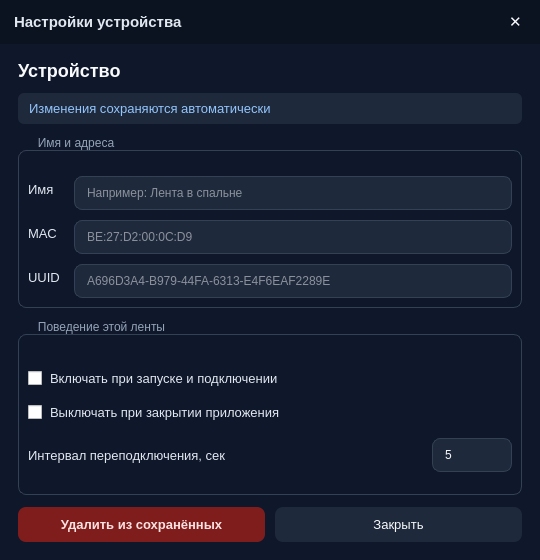
<?xml version="1.0" encoding="UTF-8"?>
<ui version="4.0">
 <class>DeviceSettingsWindow</class>
 <widget class="QDialog" name="DeviceSettingsWindow">
  <property name="geometry"><rect><x>0</x><y>0</y><width>540</width><height>560</height></rect></property>
  <property name="windowTitle"><string>Настройки устройства</string></property>
  <property name="styleSheet">
   <string notr="true">
QDialog, QWidget#contentWidget { background-color: #0F172A; }
QWidget#titleBar { background-color: #0B1220; }
QLabel { color: #E2E8F0; font-size: 13px; }
QLabel#titleLabel { font-size: 15px; font-weight: bold; }
QLabel#TitleName { font-size: 18px; font-weight: bold; color: #F8FAFC; }
QLabel#StatusLabel { color: #93C5FD; background-color: #1E293B; border-radius: 6px; padding: 8px; }
QPushButton { background-color: #1E293B; color: #F8FAFC; border: none; border-radius: 8px; padding: 10px 14px; font-size: 13px; }
QPushButton:hover { background-color: #334155; }
QPushButton#DeleteButton { background-color: #7F1D1D; color: #FEE2E2; font-weight: bold; }
QPushButton#DeleteButton:hover { background-color: #991B1B; }
QPushButton#close_btn { background-color: transparent; padding: 6px 12px; font-size: 15px; }
QPushButton#close_btn:hover { background-color: #EF4444; }
QLineEdit, QSpinBox { background-color: #1E293B; color: #F8FAFC; border: 1px solid #334155; border-radius: 8px; padding: 8px 10px; }
QCheckBox { color: #E2E8F0; spacing: 8px; font-size: 13px; }
QGroupBox { color: #94A3B8; border: 1px solid #334155; border-radius: 8px; margin-top: 14px; padding-top: 16px; }
QGroupBox::title { subcontrol-origin: margin; left: 12px; padding: 0 6px; }
   </string>
  </property>
  <layout class="QVBoxLayout" name="mainLayout" stretch="0,1">
   <property name="spacing"><number>0</number></property>
   <property name="leftMargin"><number>0</number></property>
   <property name="topMargin"><number>0</number></property>
   <property name="rightMargin"><number>0</number></property>
   <property name="bottomMargin"><number>0</number></property>
   <item>
    <widget class="QWidget" name="titleBar" native="true">
     <property name="minimumSize"><size><width>0</width><height>44</height></size></property>
     <property name="maximumSize"><size><width>16777215</width><height>44</height></size></property>
     <layout class="QHBoxLayout" name="titleBarLayout" stretch="1,0">
      <property name="leftMargin"><number>14</number></property>
      <property name="topMargin"><number>0</number></property>
      <property name="rightMargin"><number>6</number></property>
      <property name="bottomMargin"><number>0</number></property>
      <item><widget class="QLabel" name="titleLabel"><property name="text"><string>Настройки устройства</string></property></widget></item>
      <item><widget class="QPushButton" name="close_btn"><property name="text"><string>✕</string></property></widget></item>
     </layout>
    </widget>
   </item>
   <item>
    <widget class="QWidget" name="contentWidget" native="true">
     <layout class="QVBoxLayout" name="contentLayout" stretch="0,0,0,1,0,0">
      <property name="spacing"><number>12</number></property>
      <property name="leftMargin"><number>18</number></property>
      <property name="topMargin"><number>16</number></property>
      <property name="rightMargin"><number>18</number></property>
      <property name="bottomMargin"><number>18</number></property>
      <item><widget class="QLabel" name="TitleName"><property name="text"><string>Устройство</string></property><property name="wordWrap"><bool>true</bool></property></widget></item>
      <item><widget class="QLabel" name="StatusLabel"><property name="text"><string>Изменения сохраняются автоматически</string></property><property name="wordWrap"><bool>true</bool></property></widget></item>
      <item>
       <widget class="QGroupBox" name="identityGroup">
        <property name="title"><string>Имя и адреса</string></property>
        <layout class="QFormLayout" name="identityForm">
         <property name="horizontalSpacing"><number>14</number></property>
         <property name="verticalSpacing"><number>10</number></property>
         <item row="0" column="0"><widget class="QLabel" name="capName"><property name="text"><string>Имя</string></property></widget></item>
         <item row="0" column="1"><widget class="QLineEdit" name="NameEdit"><property name="placeholderText"><string>Например: Лента в спальне</string></property></widget></item>
         <item row="1" column="0"><widget class="QLabel" name="capMac"><property name="text"><string>MAC</string></property></widget></item>
         <item row="1" column="1"><widget class="QLineEdit" name="MacEdit"><property name="readOnly"><bool>true</bool></property><property name="placeholderText"><string>BE:27:D2:00:0C:D9</string></property></widget></item>
         <item row="2" column="0"><widget class="QLabel" name="capUuid"><property name="text"><string>UUID</string></property></widget></item>
         <item row="2" column="1"><widget class="QLineEdit" name="UuidEdit"><property name="readOnly"><bool>true</bool></property><property name="placeholderText"><string>A696D3A4-B979-44FA-6313-E4F6EAF2289E</string></property></widget></item>
        </layout>
       </widget>
      </item>
      <item>
       <widget class="QGroupBox" name="behaviorGroup">
        <property name="title"><string>Поведение этой ленты</string></property>
        <layout class="QVBoxLayout" name="behaviorLayout" stretch="0,0,0">
         <property name="spacing"><number>8</number></property>
         <item><widget class="QCheckBox" name="AutoOnStartChk"><property name="text"><string>Включать при запуске и подключении</string></property></widget></item>
         <item><widget class="QCheckBox" name="AutoOffExitChk"><property name="text"><string>Выключать при закрытии приложения</string></property></widget></item>
         <item>
          <layout class="QHBoxLayout" name="reconnectRow" stretch="1,0">
           <item><widget class="QLabel" name="reconnectLabel"><property name="text"><string>Интервал переподключения, сек</string></property></widget></item>
            <item>
             <widget class="QLineEdit" name="ReconnectSpin">
              <property name="text"><string>5</string></property>
              <property name="placeholderText"><string>5</string></property>
              <property name="alignment"><set>Qt::AlignLeading|Qt::AlignLeft|Qt::AlignVCenter</set></property>
              <property name="minimumSize"><size><width>80</width><height>34</height></size></property>
              <property name="maximumSize"><size><width>80</width><height>34</height></size></property>
             </widget>
            </item>
          </layout>
         </item>
        </layout>
       </widget>
      </item>
      <item>
       <layout class="QHBoxLayout" name="bottomRow" stretch="1,1">
        <property name="spacing"><number>10</number></property>
        <item><widget class="QPushButton" name="DeleteButton"><property name="text"><string>Удалить из сохранённых</string></property></widget></item>
        <item><widget class="QPushButton" name="CloseButton"><property name="text"><string>Закрыть</string></property></widget></item>
       </layout>
      </item>
     </layout>
    </widget>
   </item>
  </layout>
 </widget>
 <resources/>
 <connections/>
</ui>
